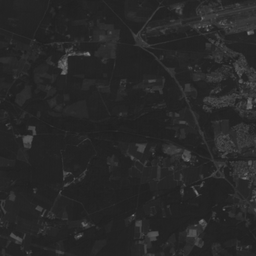
#> input picture TP3_Segmentation/spot.tif, 256 x 256 px, shrunk from 512 x 512 before the run
$ python sobel.py
#> lines starting #> are read from the running program, lines starting #| are printed output that depends on the picture
### TP3_Segmentation/mrlab.py
# -*- coding: utf-8 -*-
#
#
#
#########################################################################
u"""
lecture, écriture et affichage d'images à forte dynamique, réeles ou complexes (radar)
"""

MRLABVERSION=u"V0.1  Version du 21 mai 2019"

#############################################################################
import numpy as np

import math

globalparamnotebook=0

##############################################################################
#
def version():
    return MRLABVERSION
##############################################################################
#############################
# [84 lines left out: functions notebook, dericheGradX, dericheGradY, not called in this run]


################################################
# 22 mai 2019
def sobelGradX(ima):

    nl,nc=ima.shape
    gradx=np.zeros((nl,nc))


#gradx=np.zeros(nl,nc)
    for i in range(1,nl-1):
        for j in range(1,nc-1):
            gradx[i,j]=ima[i-1,j+1]+2*ima[i,j+1]+ima[i+1,j+1]-ima[i-1,j-1]-2*ima[i,j-1]-ima[i+1,j-1];

    return gradx

################################################
# 22 mai 2019
def sobelGradY(ima):

    nl,nc=ima.shape
    grady=np.zeros((nl,nc))


#gradx=np.zeros(nl,nc)
    for i in range(1,nl-1):
        for j in range(1,nc-1):
            grady[i,j]=ima[i+1,j-1]+2*ima[i+1,j]+ima[i+1,j+1]-ima[i-1,j-1]-2*ima[i-1,j]-ima[i-1,j+1];

    return grady
################################################
# 27 juilet 2019
def toto(a):
    print ('a : %f'%a)

################################################
# 22 mai 2019

# [72 lines left out: functions normeGradient, dericheSmoothX, dericheSmoothY, not called in this run]


################################################
# 22 mai 2019
def maximaDirectionGradient(gradx,grady):


    nl,nc=gradx.shape

    norme=np.sqrt(gradx*gradx+grady*grady)+0.1

    gradx=np.divide(gradx,norme)
    grady=np.divide(grady,norme)

    contours=np.zeros((nl,nc),dtype=int);

    for i in range(1,nl-1):
        for j in range(1,nc-1):
            G1=interpolationbilineaire(norme,i+grady[i,j],j+gradx[i,j]);
            G2=interpolationbilineaire(norme,i-grady[i,j],j-gradx[i,j]);
            if norme[i,j]>=G1 and norme[i,j]>=G2:
                contours[i,j]=1
            else:
                contours[i,j]=0

    return contours

################################################
# 22 mai 2019
def interpolationbilineaire(ima,l,c):

    l,c

    l1=l-np.floor(l)
    l2=np.ceil(l)-l
    c1=c-np.floor(c)
    c2=np.ceil(c)-c


    ll=np.uint32(np.floor(l))
    cc=np.uint32(np.floor(c))

    val=ima[ll,cc]*l2*c2+ima[ll+1,cc]*l1*c2+ima[ll,cc+1]*l2*c1+ima[ll+1,cc+1]*l1*c1

    return val


############################################################################
# Septembre 2017 : une liste de paramètres sont requis
#

### TP3_Segmentation/sobel.py
#!/usr/bin/env python
# -*- coding: utf-8 -*-
"""
Created on 22 May 2019

@author: M Roux
"""

import math
import numpy as np
import matplotlib.pyplot as plt
import skimage as sk

from scipy import ndimage
from scipy import signal

from skimage import io

from skimage import filters


##############################################

import mrlab as mr

##############################################"

############## le close('all') de Matlab
plt.close('all')
################################"


ima=io.imread('spot.tif')
#> ima is the input picture: shape (256, 256); min 30, max 133, mean 39.6
sigma=0
seuilnorme=0.15


gfima=filters.gaussian(ima,sigma)

plt.figure('Image originale')
plt.imshow(ima, cmap='gray')

plt.figure('Image filtrée (passe-bas)')
plt.imshow(gfima, cmap='gray')

gradx=mr.sobelGradX(gfima)
grady=mr.sobelGradY(gfima)
#> after the loop in sobelGradY, `for i in range(1,nl-1):`:
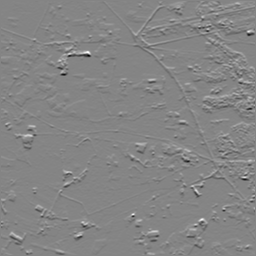
#> grady: shape (256, 256) float64; min -1.2, max 1.1, mean 0.000214; drawn with min black and max white

plt.figure('Gradient horizontal')
plt.imshow(gradx, cmap='gray')

plt.figure('Gradient vertical')
plt.imshow(grady, cmap='gray')

norme=np.sqrt(gradx*gradx+grady*grady)


plt.figure('Norme du gradient')
plt.imshow(norme, cmap='gray')

direction=np.arctan2(grady,gradx)
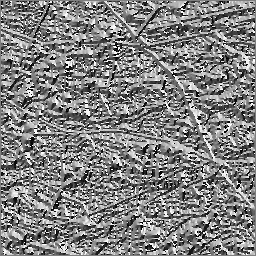
#> direction: shape (256, 256) float64; min -3.14, max 3.14, mean 0.0497; drawn with min black and max white

plt.figure('Direction du Gradient')
plt.imshow(direction, cmap='gray')


contoursnorme =(norme>seuilnorme)
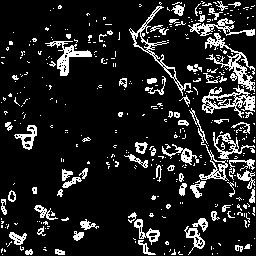
#> contoursnorme: shape (256, 256) bool; 13.3% white in thin lines or dots


plt.figure('Norme seuillée')
plt.imshow(255*contoursnorme, cmap = 'gray')


contours=np.uint8(mr.maximaDirectionGradient(gradx,grady))
#> in maximaDirectionGradient, `gradx=np.divide(gradx,norme)`:
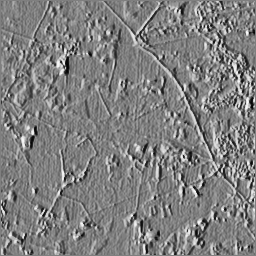
#> gradx: shape (256, 256) float64; min -0.912, max 0.915, mean 0.0044; drawn with min black and max white
#> in maximaDirectionGradient, `grady=np.divide(grady,norme)`:
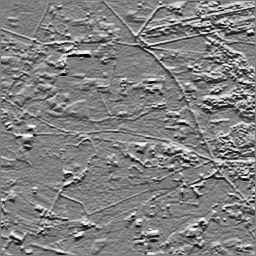
#> grady: shape (256, 256) float64; min -0.91, max 0.901, mean 0.00223; drawn with min black and max white
#> the loop in maximaDirectionGradient, `for i in range(1,nl-1):` made 254 passes
#> after the loop in maximaDirectionGradient, `for i in range(1,nl-1):`:
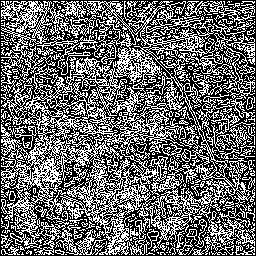
#> contours: shape (256, 256) int64; values 0 (black) and 1 (white), 41.7% white in thin lines or dots

contours = np.minimum(contours,contoursnorme)
#> contours: shape (256, 256); values 0 (black) and 1 (white), 7.8% white in thin lines or dots

plt.figure('Maxima du gradient dans la direction du gradient')
plt.imshow(255*contours, cmap="gray")


valcontours=(norme>seuilnorme)*contours

plt.figure()
plt.imshow(255*valcontours)
plt.show()
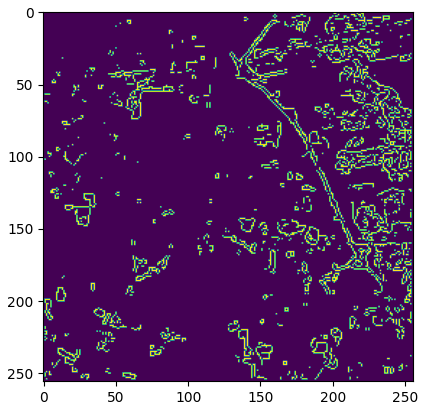
#> figure drawn by matplotlib, 1 panel
